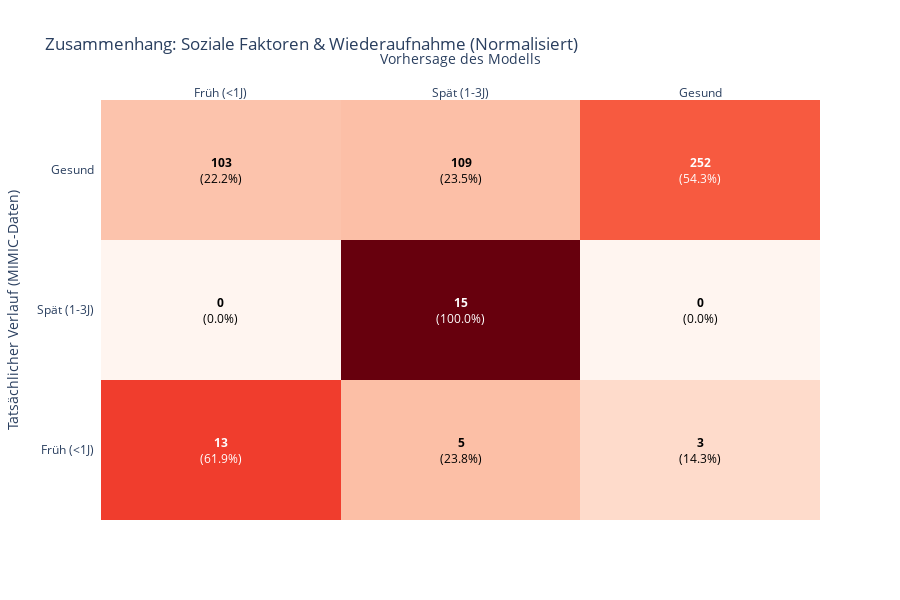

Source (notebook cell):
### Markdown cell above
# Evaluation

### Code cell
import plotly.figure_factory as ff
from sklearn.metrics import classification_report, confusion_matrix
import pandas as pd

# 1. Classification Report ausgeben (Text-Form für die harten Fakten)
print("EXPRESS-CHECK REPORT (N_train=1000):")
report_dict = classification_report(y_test_fast, y_val_pred_fast, 
                                   target_names=['Früh (<1J)', 'Spät (1-3J)', 'Gesund'],
                                   output_dict=True,
                                   zero_division=0)
print(classification_report(y_test_fast, y_val_pred_fast, 
                           target_names=['Früh (<1J)', 'Spät (1-3J)', 'Gesund']))

import plotly.figure_factory as ff
import numpy as np

# 1. Normalisierung der Confusion Matrix (Zeilenweise)
# Wie viel % der tatsächlichen Klasse wurden wie vorhergesagt?
cm = confusion_matrix(y_test_fast, y_val_pred_fast)
cm_perc = cm.astype('float') / cm.sum(axis=1)[:, np.newaxis]

labels = ['Früh (<1J)', 'Spät (1-3J)', 'Gesund']

# 2. Text für die Boxen (Absolute Zahl + Prozent)
annot_text = [
    [f"<b>{val}</b><br>({perc:.1%})" for val, perc in zip(row_val, row_perc)]
    for row_val, row_perc in zip(cm, cm_perc)
]

# 3. Interaktive Heatmap
fig = ff.create_annotated_heatmap(
    cm_perc, 
    x=labels, 
    y=labels, 
    annotation_text=annot_text, 
    colorscale='Reds' # 'Reds' hebt die Treffer besser hervor
)

fig.update_layout(
    title='Zusammenhang: Soziale Faktoren & Wiederaufnahme (Normalisiert)',
    xaxis_title="Vorhersage des Modells",
    yaxis_title="Tatsächlicher Verlauf (MIMIC-Daten)",
    template="plotly_white",
    height=600
)

fig.show()

### Figure 1 — Plotly figure (JSON) as saved in the notebook; plotly's stock layout.template omitted (floating-point values rounded to 4 significant figures)
{"data": [{"colorscale": [[0, "rgb(255,245,240)"], [0.125, "rgb(254,224,210)"], [0.25, "rgb(252,187,161)"], [0.375, "rgb(252,146,114)"], [0.5, "rgb(251,106,74)"], [0.625, "rgb(239,59,44)"], [0.75, "rgb(203,24,29)"], [0.875, "rgb(165,15,21)"], [1, "rgb(103,0,13)"]], "reversescale": false, "showscale": false, "type": "heatmap", "x": ["Früh (<1J)", "Spät (1-3J)", "Gesund"], "y": ["Früh (<1J)", "Spät (1-3J)", "Gesund"], "z": [[0.619, 0.2381, 0.1429], [0.0, 1.0, 0.0], [0.222, 0.2349, 0.5431]]}], "layout": {"annotations": [{"font": {"color": "#FFFFFF"}, "showarrow": false, "text": "<b>13</b><br>(61.9%)", "x": "Früh (<1J)", "xref": "x", "y": "Früh (<1J)", "yref": "y"}, {"font": {"color": "#000000"}, "showarrow": false, "text": "<b>5</b><br>(23.8%)", "x": "Spät (1-3J)", "xref": "x", "y": "Früh (<1J)", "yref": "y"}, {"font": {"color": "#000000"}, "showarrow": false, "text": "<b>3</b><br>(14.3%)", "x": "Gesund", "xref": "x", "y": "Früh (<1J)", "yref": "y"}, {"font": {"color": "#000000"}, "showarrow": false, "text": "<b>0</b><br>(0.0%)", "x": "Früh (<1J)", "xref": "x", "y": "Spät (1-3J)", "yref": "y"}, {"font": {"color": "#FFFFFF"}, "showarrow": false, "text": "<b>15</b><br>(100.0%)", "x": "Spät (1-3J)", "xref": "x", "y": "Spät (1-3J)", "yref": "y"}, {"font": {"color": "#000000"}, "showarrow": false, "text": "<b>0</b><br>(0.0%)", "x": "Gesund", "xref": "x", "y": "Spät (1-3J)", "yref": "y"}, {"font": {"color": "#000000"}, "showarrow": false, "text": "<b>103</b><br>(22.2%)", "x": "Früh (<1J)", "xref": "x", "y": "Gesund", "yref": "y"}, {"font": {"color": "#000000"}, "showarrow": false, "text": "<b>109</b><br>(23.5%)", "x": "Spät (1-3J)", "xref": "x", "y": "Gesund", "yref": "y"}, {"font": {"color": "#FFFFFF"}, "showarrow": false, "text": "<b>252</b><br>(54.3%)", "x": "Gesund", "xref": "x", "y": "Gesund", "yref": "y"}], "height": 600, "title": {"text": "Zusammenhang: Soziale Faktoren & Wiederaufnahme (Normalisiert)"}, "xaxis": {"dtick": 1, "gridcolor": "rgb(0, 0, 0)", "side": "top", "ticks": "", "title": {"text": "Vorhersage des Modells"}}, "yaxis": {"dtick": 1, "ticks": "", "ticksuffix": "  ", "title": {"text": "Tatsächlicher Verlauf (MIMIC-Daten)"}}}}
